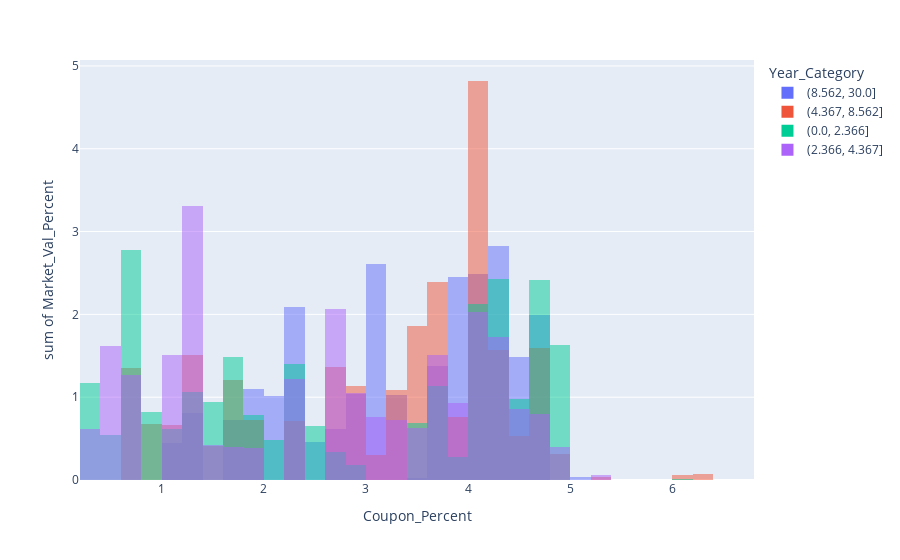

The code cell stored with this chart in its notebook:
### Code cell
fig = px.histogram(df,x='Coupon_Percent',y='Market_Val_Percent',color='Year_Category',nbins=50,barmode='overlay')
fig.show()
